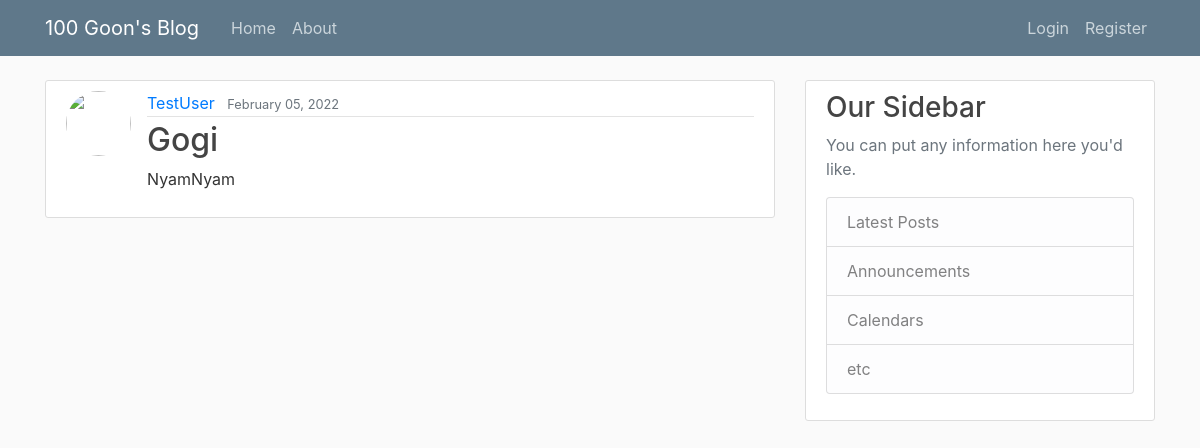
Page /post/4/ on the earlier database version.
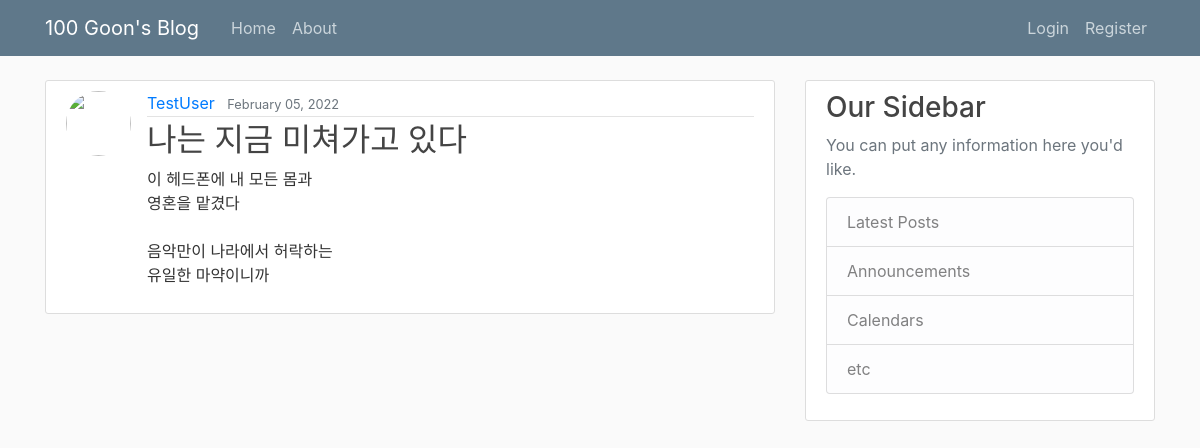
Same page on the later database version.
### blog/models.py (models this page shows, shortened)
class Post(models.Model):
    title = models.CharField(max_length=100)
    content = models.TextField()
    date_posted = models.DateTimeField(default=timezone.now) # 'date published' / default=timezone.now()
    author = models.ForeignKey(User, on_delete=models.CASCADE)

### blog/views.py (the view)
# urls.py: path('post/<int:pk>/', PostDetailView.as_view(), name='post-detail'),
class PostDetailView(DetailView):
    model = Post

### blog/templates/blog/post_detail.html (shortened to what this page needs)
{% extends "blog/base.html" %}
{% block content %}
  <article class="media content-section">
    <img class="rounded-circle article-img" src="{{ object.author.profile.image.url }}">
    <div class="media-body">
      <div class="article-metadata">
        <a class="mr-2" href="#">{{ object.author }}</a>
        <small class="text-muted">{{ object.date_posted|date:"F d, Y" }}</small>
      </div>
      <h2 class="article-title">{{ object.title }}</h2>
      <p class="article-content">{{ object.content }}</p>
    </div>
  </article>
{% endblock content %}

Differences in the rows shown:
changed Post "TestUser": title "Gogi" → "나는 지금 미쳐가고 있다"; content "NyamNyam" → "이 헤드폰에 내 모든 몸과 영혼을 맡겼다 음악만이 나라에서 허락하는 유일한 마약이니까"
